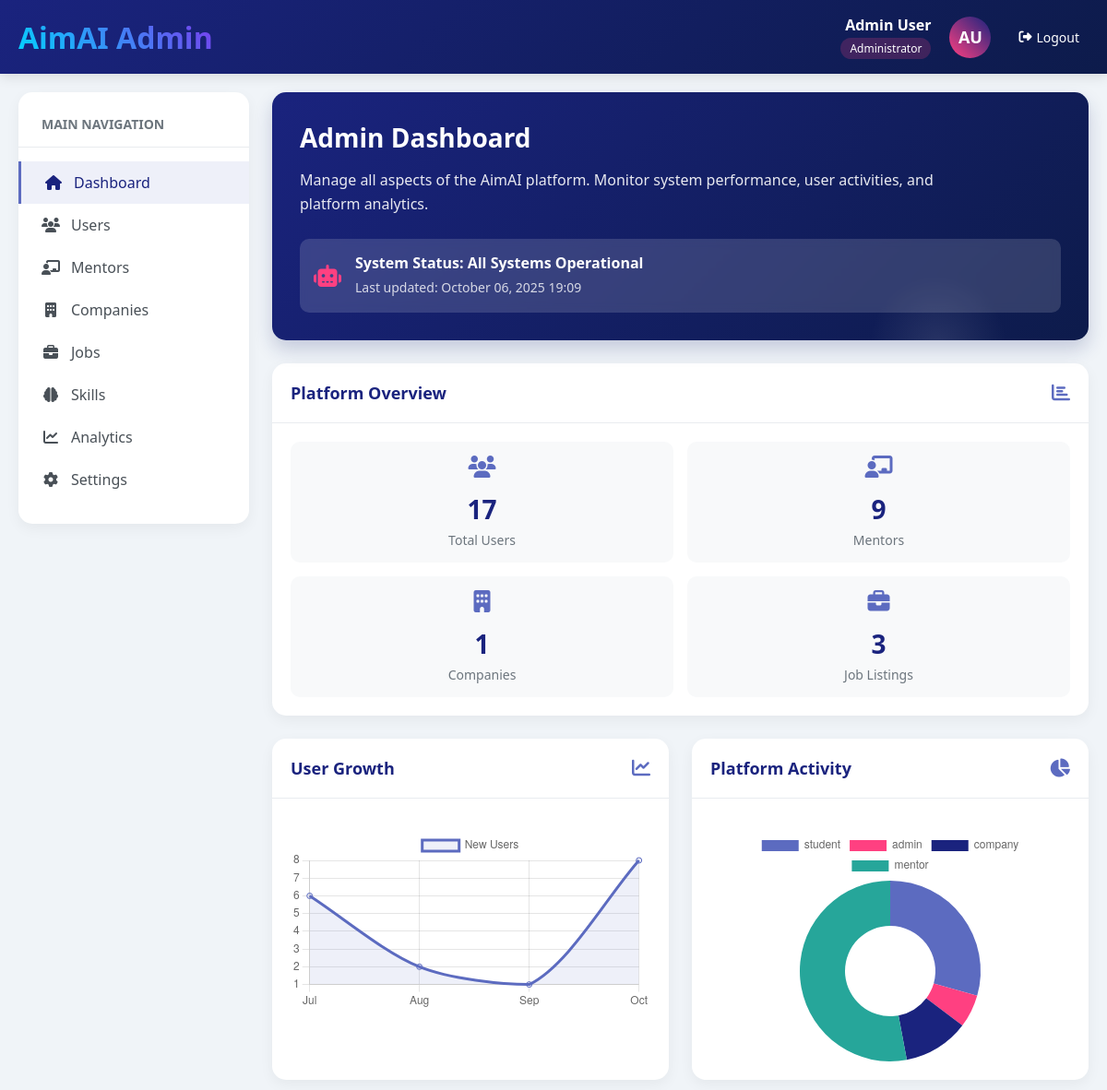
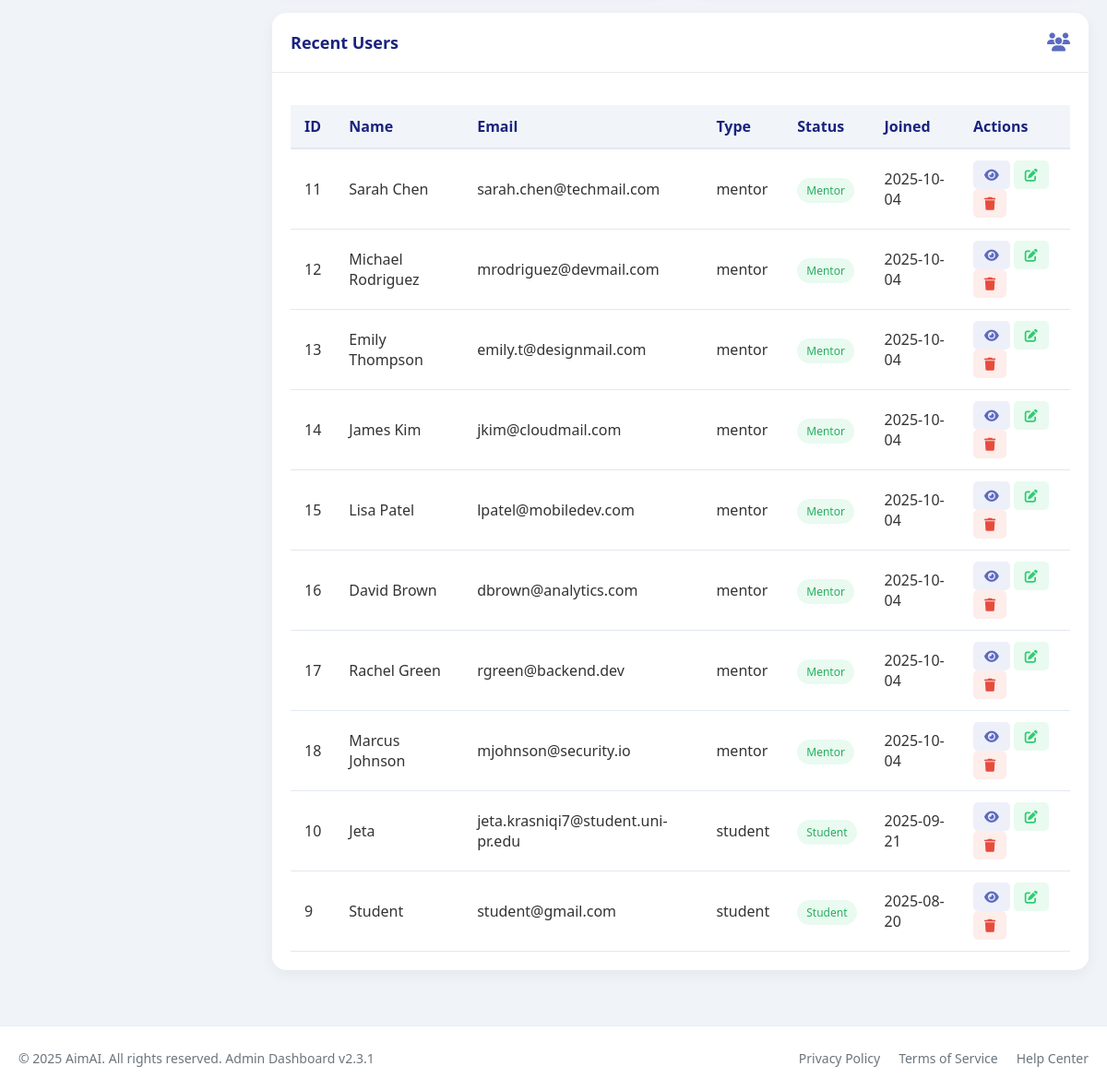
The page /admin_dashboard.php on the database its author committed (2 pictures, top to bottom).
### tables this page shows
CREATE TABLE `users` (
  `user_id` int(11) NOT NULL,
  `username` varchar(50) NOT NULL,
  `email` varchar(100) NOT NULL,
  `password_hash` varchar(255) NOT NULL,
  `personality_type` varchar(50) DEFAULT NULL,
  `created_at` timestamp NOT NULL DEFAULT current_timestamp(),
  `role` enum('student','admin','company','mentor') NOT NULL DEFAULT 'student',
  `status` enum('active','inactive','temporary') NOT NULL DEFAULT 'temporary',
  `specialization` varchar(255) DEFAULT NULL,
  `mentorship_intent` text DEFAULT NULL,
  `company_id` int(11) DEFAULT NULL
);

### admin_dashboard.php (the view, shortened to what this page needs)
<?php
require 'config.php';
$total_users = $pdo->query("SELECT COUNT(*) FROM users")->fetchColumn();
$total_mentors = $pdo->query("SELECT COUNT(*) FROM mentors")->fetchColumn();
$total_companies = $pdo->query("SELECT COUNT(*) FROM companies")->fetchColumn();
$total_jobs = $pdo->query("SELECT COUNT(*) FROM jobs")->fetchColumn();
$stmt = $pdo->query("
    SELECT user_id, username, email, role, created_at
    FROM users ORDER BY created_at DESC LIMIT 10
");
$recent_users = $stmt->fetchAll(PDO::FETCH_ASSOC);
$stmt = $pdo->query("
    SELECT DATE_FORMAT(created_at, '%b') AS month, COUNT(*) AS total
    FROM users
    WHERE created_at >= DATE_SUB(NOW(), INTERVAL 6 MONTH)
    GROUP BY MONTH(created_at)
    ORDER BY MONTH(created_at)
");
$user_growth_data = $stmt->fetchAll(PDO::FETCH_ASSOC);
$months = json_encode(array_column($user_growth_data, 'month'));
$user_counts = json_encode(array_column($user_growth_data, 'total'));
$stmt = $pdo->query("
    SELECT role, COUNT(*) as total FROM users GROUP BY role
");
$roles_data = $stmt->fetchAll(PDO::FETCH_KEY_PAIR);
$role_labels = json_encode(array_keys($roles_data));
$role_counts = json_encode(array_values($roles_data));
?>
<!DOCTYPE html>
<html lang="en">
<head>
    <link rel="stylesheet" href="https://cdnjs.cloudflare.com/ajax/libs/font-awesome/6.4.0/css/all.min.css">
</head>
<body>
    <header>
        <div class="header-container">
            <div class="logo">
                AimAI Admin
            </div>
            <div class="user-info">
                <div class="user-details">
                    <div class="user-name">Admin User</div>
                    <div class="admin-badge">Administrator</div>
                </div>
                <div class="user-avatar">AU</div>
                <button class="logout-btn" onclick="window.location='logout.php'">
                    <i class="fas fa-sign-out-alt"></i> Logout
                </button>
            </div>
        </div>
    </header>
    <div class="dashboard-container">
        <div class="sidebar">
            <div class="nav-title">MAIN NAVIGATION</div>
            <a href="#" class="nav-item active"><i class="fas fa-home"></i> Dashboard</a>
            <a href="#" class="nav-item"><i class="fas fa-users"></i> Users</a>
            <a href="#" class="nav-item"><i class="fas fa-chalkboard-teacher"></i> Mentors</a>
            <a href="#" class="nav-item"><i class="fas fa-building"></i> Companies</a>
            <a href="#" class="nav-item"><i class="fas fa-briefcase"></i> Jobs</a>
            <a href="#" class="nav-item"><i class="fas fa-brain"></i> Skills</a>
            <a href="#" class="nav-item"><i class="fas fa-chart-line"></i> Analytics</a>
            <a href="#" class="nav-item"><i class="fas fa-cog"></i> Settings</a>
        </div>
        <div class="main-content">
            <div class="welcome-banner">
                <h2>Admin Dashboard</h2>
                <p>Manage all aspects of the AimAI platform. Monitor system performance, user activities, and platform analytics.</p>
                <div class="ai-cta">
                    <i class="fas fa-robot"></i>
                    <div class="ai-cta-content">
                        <h4>System Status: All Systems Operational</h4>
                        <p>Last updated: <?= date("F d, Y H:i") ?></p>
                    </div>
                </div>
            </div>
            <div class="card">
                <div class="card-header">
                    <h3>Platform Overview</h3>
                    <i class="fas fa-chart-bar"></i>
                </div>
                <div class="card-body">
                    <div class="stats-grid">
                        <div class="stat-item">
                            <i class="fas fa-users"></i>
                            <div class="stat-value"><?= $total_users ?></div>
                            <div class="stat-label">Total Users</div>
                        </div>
                        <div class="stat-item">
                            <i class="fas fa-chalkboard-teacher"></i>
                            <div class="stat-value"><?= $total_mentors ?></div>
                            <div class="stat-label">Mentors</div>
                        </div>
                        <div class="stat-item">
                            <i class="fas fa-building"></i>
                            <div class="stat-value"><?= $total_companies ?></div>
                            <div class="stat-label">Companies</div>
                        </div>
                        <div class="stat-item">
                            <i class="fas fa-briefcase"></i>
                            <div class="stat-value"><?= $total_jobs ?></div>
                            <div class="stat-label">Job Listings</div>
                        </div>
                    </div>
                </div>
            </div>
            <div class="cards-grid">
                <div class="card">
                    <div class="card-header">
                        <h3>User Growth</h3>
                        <i class="fas fa-chart-line"></i>
                    </div>
                    <div class="card-body">
                        <div class="chart-container"><canvas id="userChart"></canvas></div>
                    </div>
                </div>
                <div class="card">
                    <div class="card-header">
                        <h3>Platform Activity</h3>
                        <i class="fas fa-chart-pie"></i>
                    </div>
                    <div class="card-body">
                        <div class="chart-container"><canvas id="activityChart"></canvas></div>
                    </div>
                </div>
            </div>
            <div class="card">
                <div class="card-header">
                    <h3>Recent Users</h3>
                    <i class="fas fa-users"></i>
                </div>
                <div class="card-body">
                    <table class="data-table">
                        <thead>
                            <tr>
                                <th>ID</th><th>Name</th><th>Email</th><th>Type</th><th>Status</th><th>Joined</th><th>Actions</th>
                            </tr>
                        </thead>
                        <tbody>
                            <?php foreach ($recent_users as $u): ?>
                            <?php
                                $badgeClass = 'status-active';
                                if ($u['role'] === 'mentor') $badgeClass = 'status-active';
                            ?>
                            <tr>
                                <td><?= $u['user_id'] ?></td>
                                <td><?= htmlspecialchars($u['username']) ?></td>
                                <td><?= htmlspecialchars($u['email']) ?></td>
                                <td><?= $u['role'] ?></td>
                                <td><span class="status-badge <?= $badgeClass ?>"><?= ucfirst($u['role']) ?></span></td>
                                <td><?= date("Y-m-d", strtotime($u['created_at'])) ?></td>
                                <td>
                                    <button class="action-btn btn-view"><i class="fas fa-eye"></i></button>
                                    <button class="action-btn btn-edit"><i class="fas fa-edit"></i></button>
                                    <button class="action-btn btn-delete"><i class="fas fa-trash"></i></button>
                                </td>
                            </tr>
                            <?php endforeach; ?>
                        </tbody>
                    </table>
                </div>
            </div>
        </div>
    </div>
    <footer>
        <div class="footer-container">
            <div class="copyright">© 2025 AimAI. All rights reserved. Admin Dashboard v2.3.1</div>
            <div class="footer-links">
                <a href="#">Privacy Policy</a>
                <a href="#">Terms of Service</a>
                <a href="#">Help Center</a>
            </div>
        </div>
    </footer>
    <script>
    document.addEventListener('DOMContentLoaded', function() {
        // ✅ User Growth Chart
        const months = <?= $months ?: '[]' ?>;
        const userCounts = <?= $user_counts ?: '[]' ?>;
        new Chart(document.getElementById('userChart').getContext('2d'), {
            type: 'line',
            data: {
                labels: months,
                datasets: [{
                    label: 'New Users',
                    data: userCounts,
                    borderColor: '#5c6bc0',
                    backgroundColor: 'rgba(92, 107, 192, 0.1)',
                    tension: 0.3,
                    fill: true
                }]
            }
        });
        // ✅ Platform Activity Chart
        const roleLabels = <?= $role_labels ?: '[]' ?>;
        const roleCounts = <?= $role_counts ?: '[]' ?>;
        new Chart(document.getElementById('activityChart').getContext('2d'), {
            type: 'doughnut',
            data: {
                labels: roleLabels,
                datasets: [{
                    data: roleCounts,
                    backgroundColor: ['#5c6bc0', '#ff4081', '#1a237e', '#26a69a'],
                    borderWidth: 0
                }]
            },
            options: { responsive: true, maintainAspectRatio: false }
        });
    });
    </script>
</body>
</html>

### rows shown on the page
users: user_id "11", username "Sarah Chen", email "sarah.chen@techmail.com", role "mentor", role "Mentor", created_at "2025-10-04"
users: user_id "12", username "Michael Rodriguez", email "mrodriguez@devmail.com", role "mentor", role "Mentor", created_at "2025-10-04"
users: user_id "13", username "Emily Thompson", email "emily.t@designmail.com", role "mentor", role "Mentor", created_at "2025-10-04"
users: user_id "14", username "James Kim", email "jkim@cloudmail.com", role "mentor", role "Mentor", created_at "2025-10-04"
users: user_id "15", username "Lisa Patel", email "lpatel@mobiledev.com", role "mentor", role "Mentor", created_at "2025-10-04"
users: user_id "16", username "David Brown", email "dbrown@analytics.com", role "mentor", role "Mentor", created_at "2025-10-04"
users: user_id "17", username "Rachel Green", email "rgreen@backend.dev", role "mentor", role "Mentor", created_at "2025-10-04"
users: user_id "18", username "Marcus Johnson", email "mjohnson@security.io", role "mentor", role "Mentor", created_at "2025-10-04"
users: user_id "10", username "Jeta", email "jeta.krasniqi7@student.uni-pr.edu", role "student", role "Student", created_at "2025-09-21"
users: user_id "9", username "Student", email "student@gmail.com", role "student", role "Student", created_at "2025-08-20"

### other values the page prints
$total_users "17"
$total_mentors "9"
$total_companies "1"
$total_jobs "3"
chart data {{ $months ?: '[]' }} ["Jul","Aug","Sep","Oct"]
chart data {{ $user_counts ?: '[]' }} [6,2,1,8]
chart data {{ $role_labels ?: '[]' }} ["student","admin","company","mentor"]
chart data {{ $role_counts ?: '[]' }} [5,1,2,9]
